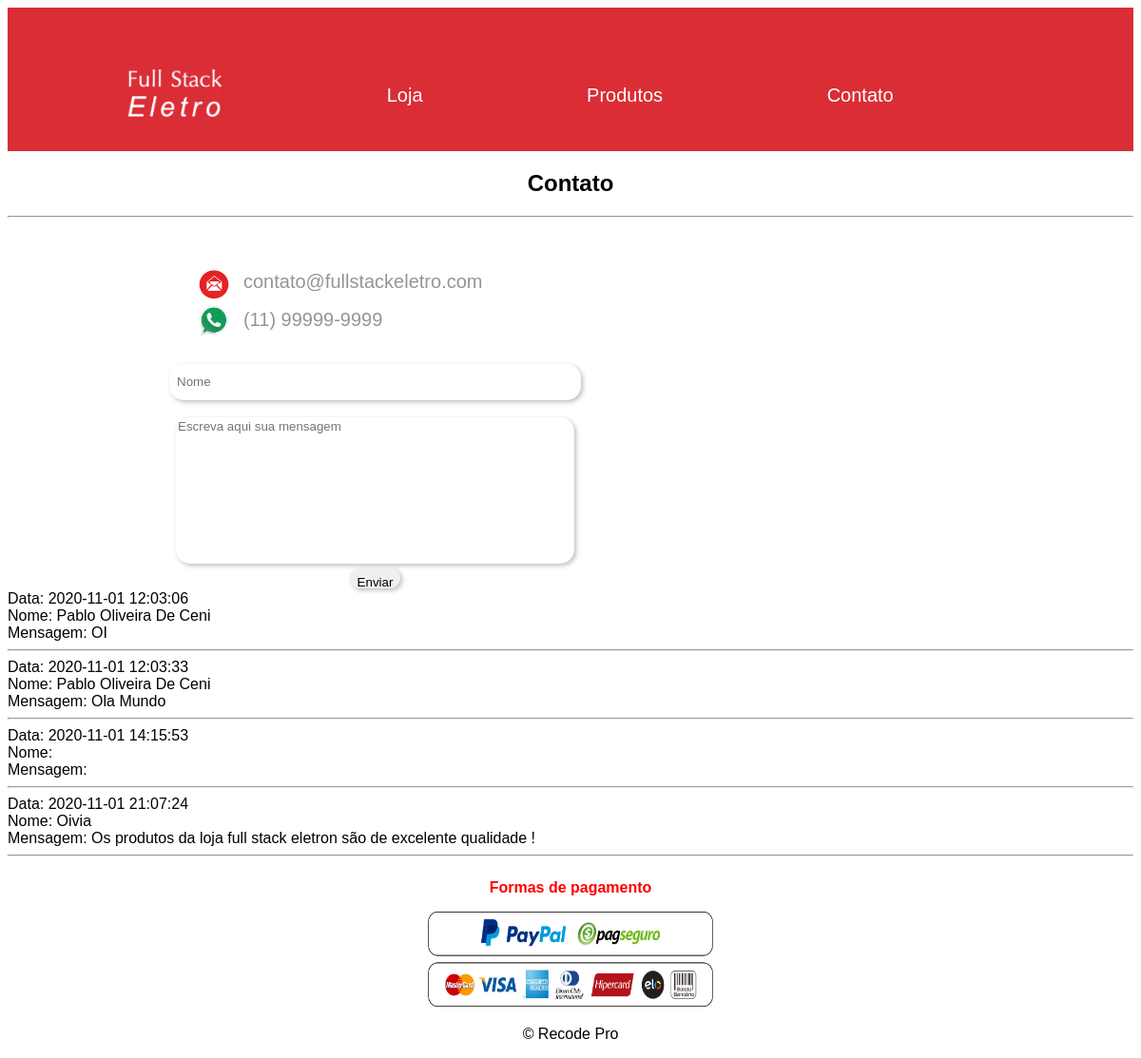
The app's page /contato.php with its own data.
### tables this page shows
CREATE TABLE `comentarios` (
  `id` int NOT NULL,
  `nome` varchar(100) DEFAULT NULL,
  `msg` varchar(300) DEFAULT NULL,
  `data` datetime DEFAULT CURRENT_TIMESTAMP,
  `email` varchar(100) DEFAULT NULL
);

### contato.php (the view, shortened to what this page needs)
<?php
$servername = "localhost";
$username   = "root";
$password   = "senha*-*";
$database   = "fseletro";
$conn = mysqli_connect($servername, $username, $password, $database);
?>
<!DOCTYPE html>
<html lang="pt-br">
<head>
    <link rel="stylesheet" href="CSS/estilo.css">
</head>
<body>
    <header>
        <h2>Contato</h2>
    </header>
    <hr>
    <main>
        <section class="contatos">
            <div class="contatos">
                <img class="imgContatoEmail" src="img/email.png" alt="E-mail">
                <label class="textContatoEmail">contato@fullstackeletro.com</label>
                <br>
                <img class="imgContatoWhats" src="img/telefoneWhatsapp.png" alt="Whatsapp">
                <label class="textContatoWhats">(11) 99999-9999</label>
            </div>
        </section>
        <section class="formulario">
            <form action="" method="post" >
                <input type="text" name="nome" id="nome" placeholder="Nome" size="50" maxlength="40"> <br> <br>
                <textarea name="msg" id="" cols="50" rows="10" placeholder="Escreva aqui sua mensagem"></textarea>  <br>
                <input class="enviar" type="submit" value="Enviar">
            </form>
        </section>
    </main>
    <?php
    $sql ="select * from comentarios";
    $result = $conn->query($sql);
    if($result->num_rows > 0) {
        while($rows = $result->fetch_assoc()){
            echo "Data: ", $rows['data'], "<br/>";
            echo "Nome: ", $rows['nome'], "<br/>";
            echo "Mensagem: ", $rows['msg'], "<br/>";
            echo "<hr/>";
    }
    }else {
        echo "Nenhum comentário foi digitado";
    }
     ?>
    <footer id="rodape">
        <p id="formas_pagamento">Formas de pagamento</p>
        <img src="img/formasPagamento.png" alt="Formas de Pagamento">
        <p>&copy; Recode Pro</p>
     </footer>
</body>
</html>

### CSS/estilo.css (style rules this page uses)
* { font-family: Arial, Helvetica, sans-serif; }
nav.menu { background-color:#da2d35; padding: 15px; text-align: center; }
.menu a { color:#fff; text-decoration: none; font-size:20px; }
.menu ul li { margin-right: 15%; display: inline-block; vertical-align: middle; }
#rodape img { width: 300px; height: 100px; }
#rodape { text-align: center; width: 100%; float: left; }
textarea { resize: none; border-radius: 15px; box-shadow: 2px 2px 5px #bdbdbd; border: none; }
form input { height: 22px; border-radius: 10px; height: 22px; border: none; border-radius: 15px; box-shadow: 2px 2px 5px #bdbdbd; padding: 8px; }
form { display: inline-block; }
#formas_pagamento { color:red; font-weight: bold; }
section.formulario { display: inline-block; text-align: center; margin: 25px 130px 0 170px; }
img.imgContatoEmail { width: 33.5px; }
h2 { text-align: center; }
img.imgContatoWhats { width: 33.5px; }
.textContatoEmail { font-size: 20px; margin-left: 10px; vertical-align: 1.6vh; }
.textContatoWhats { font-size: 20px; margin-left: 10px; vertical-align: 1.3vh; }
.contatos { vertical-align: top; margin: 23px 0 0 100px; color: #959595; display: inline-block; }
ul li { margin:34px -6px 0 1px ; }

### records on screen
comentarios: data "2020-11-01 12:03:06", nome "Pablo Oliveira De Ceni", msg "OI"
comentarios: data "2020-11-01 12:03:33", nome "Pablo Oliveira De Ceni", msg "Ola Mundo"
comentarios: data "2020-11-01 14:15:53"
comentarios: data "2020-11-01 21:07:24", nome "Oivia", msg "Os produtos da loja full stack eletron são de excelente qualidade !"
